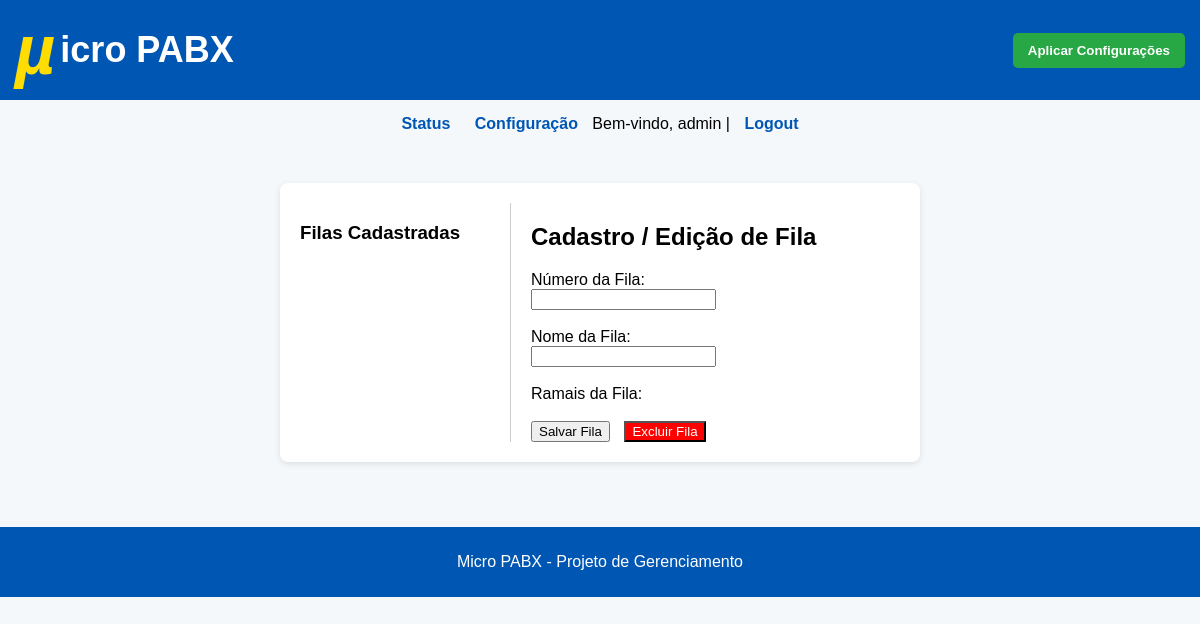
Page /config/fila (signed in) on the earlier database version.
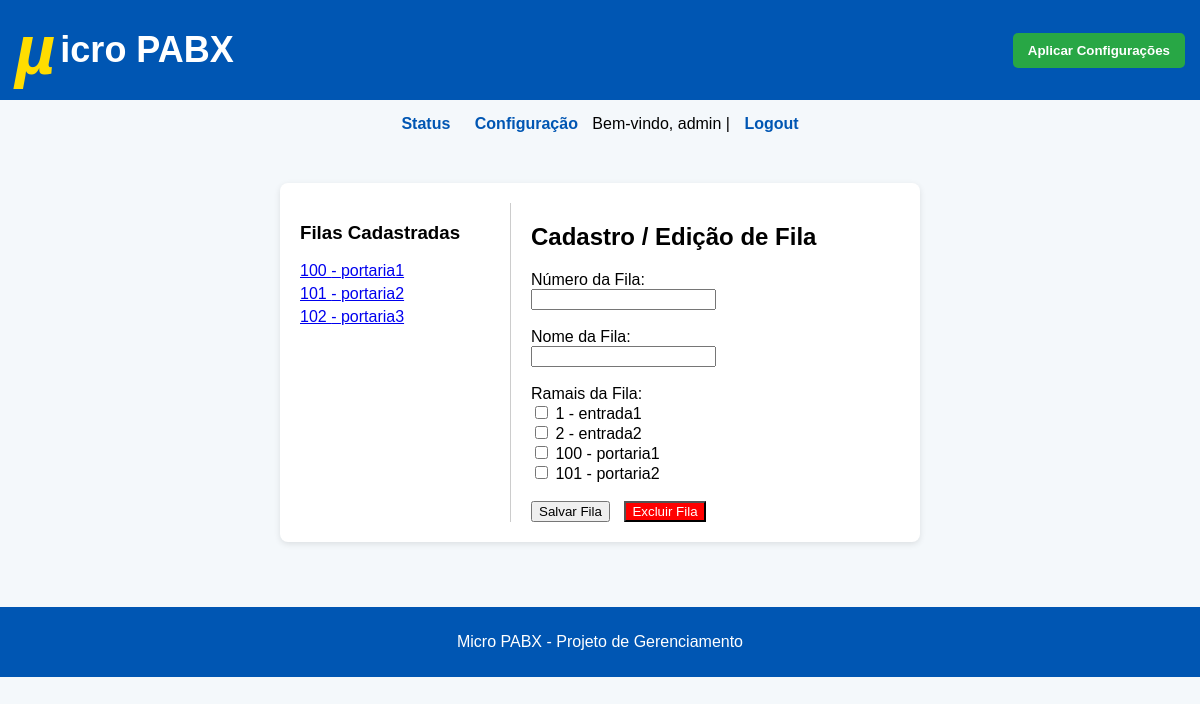
Same page on the later database version.
### tables this page shows
CREATE TABLE filas (
                    fila INTEGER PRIMARY KEY,  -- definido manualmente
                    nome TEXT NOT NULL
                );

CREATE TABLE ramais (
                    ramal INTEGER PRIMARY KEY,  -- definido manualmente
                    nome TEXT NOT NULL,
                    senha TEXT,
                    contexto TEXT
                );

### blueprints/pabx.py (the view, shortened to what this page needs)
@pabx_bp.route("/fila", methods=["GET", "POST"])
@login_required
def cadastro_fila():
    ramais = get_ramais()
    filas = get_filas()
    return render_template("cadastro_fila.html", ramais=ramais, filas=filas)

### auth.py (called while the page is built)
def login_required(f):
    @wraps(f)
    def decorated_function(*args, **kwargs):
        if not session.get("user"):
            flash("Você precisa estar logado para acessar esta página.", "warning")
            return redirect(url_for("auth.login")) # Rota de login agora está no blueprint 'auth'
        return f(*args, **kwargs)
    return decorated_function

### database.py (called while the page is built)
def get_db_connection():
    conn = sqlite3.connect(DB)
    conn.row_factory = sqlite3.Row
    return conn

def get_ramais():
    conn = get_db_connection()
    ramais_raw = conn.execute("SELECT ramal, nome, senha, contexto FROM ramais").fetchall()
    ramais = []
    for r in ramais_raw:
        ramais.append({
            "ramal": r["ramal"],
            "nome": r["nome"],
            "senha": r["senha"],
            "contexto": r["contexto"]
        })
    conn.close()
    return ramais

### templates/cadastro_fila.html (shortened to what this page needs)
{% extends "base.html" %}
{% block content %}
<div class="card" style="display: flex; gap: 20px;">
    <div style="width: 200px; border-right: 1px solid #ccc; padding-right: 10px;">
        <h3>Filas Cadastradas</h3>
        <ul style="list-style: none; padding-left: 0;">
            {% for f in filas %}
                <li style="margin-bottom: 5px;">
                    <a href="#" onclick="editarFila({{ f.fila }}, '{{ f.nome }}', {{ f.ramais|tojson }})">
                        {{ f.fila }} - {{ f.nome }}
                    </a>
                </li>
            {% endfor %}
        </ul>
    </div>
    <div style="flex: 1;">
        <h2>Cadastro / Edição de Fila</h2>
        <form method="POST" id="form-fila">
            <label for="fila">Número da Fila:</label><br>
            <input type="number" name="fila" id="fila" required><br><br>
            <label for="nome">Nome da Fila:</label><br>
            <input type="text" name="nome" id="nome" required><br><br>
            <label>Ramais da Fila:</label><br>
            {% for r in ramais %}
                <input type="checkbox" name="ramais" value="{{ r.ramal }}" id="ramal-{{ r.ramal }}">
                {{ r.ramal }} - {{ r.nome }}<br>
            {% endfor %}
            <br>
            <button type="submit">Salvar Fila</button>
            <button type="button" style="margin-left: 10px; background-color: red; color: white;" onclick="excluirFila()">Excluir Fila</button>
        </form>
    </div>
</div>
{% endblock %}

Differences in the rows shown:
added filas: fila "100", nome "portaria1"
added filas: fila "101", nome "portaria2"
added filas: fila "102", nome "portaria3"
added ramais: ramal "1", nome "entrada1"
added ramais: ramal "2", nome "entrada2"
added ramais: ramal "100", nome "portaria1"
added ramais: ramal "101", nome "portaria2"
